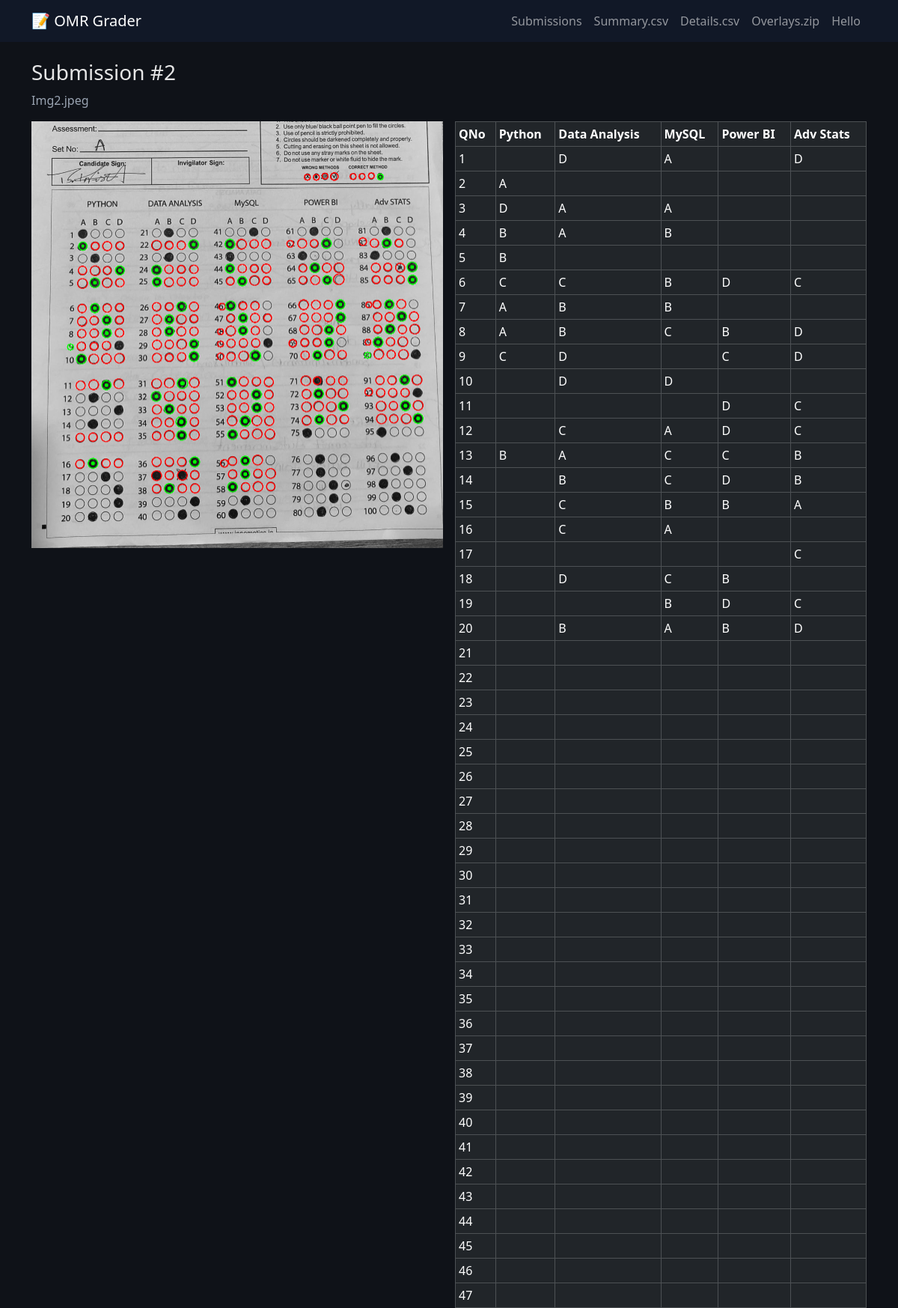
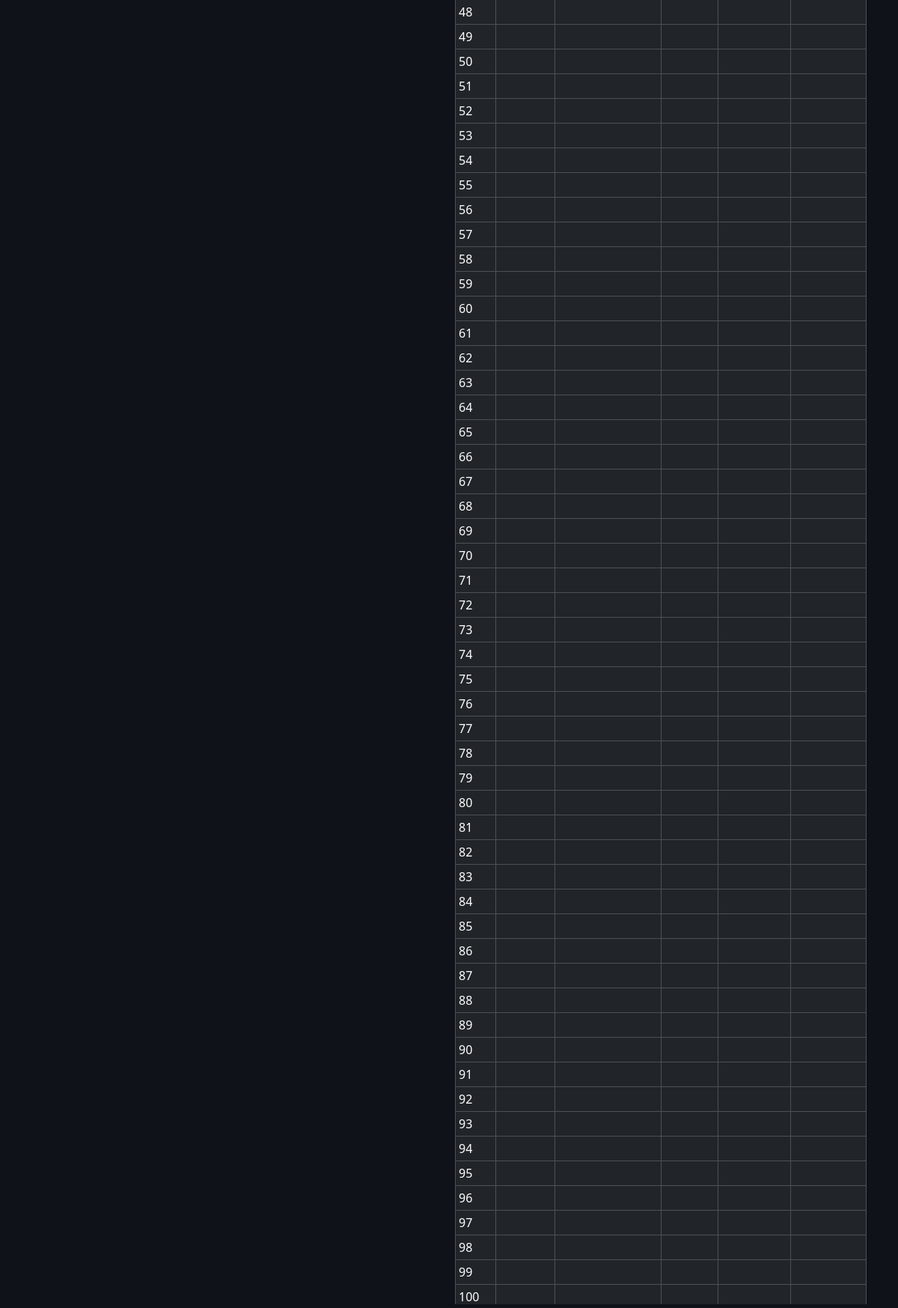
The app's page /submissions/2 (upper part) with its own data (2 pictures, top to bottom).
### backend/models.py (models this page shows)
class Submission(Base):
    __tablename__ = "submissions"
    id = Column(Integer, primary_key=True)
    image_name = Column(String)
    overlay_path = Column(String)
    total_correct = Column(Integer, default=0)
    python_score = Column(Integer, default=0)
    data_analysis_score = Column(Integer, default=0)
    mysql_score = Column(Integer, default=0)
    power_bi_score = Column(Integer, default=0)
    adv_stats_score = Column(Integer, default=0)
    created_at = Column(DateTime, default=datetime.utcnow)
    details = relationship("Detail", back_populates="submission")

### server.py (the view)
@app.get("/submissions/{sid}", response_class=HTMLResponse)
def submission_details(request: Request, sid: int):
    try:
        db = SessionLocal()
        sub = db.query(Submission).filter(Submission.id==sid).first()
        det = db.query(Detail).filter(Detail.submission_id==sid).all()
        if not sub:
            return HTMLResponse("<pre>Not found</pre>", status_code=404)
        df = pd.DataFrame([{"Subject":d.subject,"QNo":d.qno,"Pred":d.pred} for d in det])
        piv_rows, piv_cols = [], ["QNo"] + SUBJECTS
        if not df.empty:
            piv = (df.pivot(index="QNo", columns="Subject", values="Pred")
                     .reindex(index=range(1,101), columns=SUBJECTS).fillna(""))
            piv.reset_index(inplace=True)
            piv_cols = list(piv.columns)
            piv_rows = piv.to_dict("records")
        return templates.TemplateResponse("details.html",
            {"request": request, "sub": sub, "piv_rows": piv_rows,
             "piv_cols": piv_cols, "title": APP_TITLE})
    except Exception as e:
        return HTMLResponse(f"<pre>Details error:\n{e}</pre>", status_code=500)
    finally:
        db.close()

### templates/details.html
{% extends "base.html" %}
{% block content %}
<h3 class="mb-2">Submission #{{ sub.id }}</h3>
<p class="muted">{{ sub.image_name }}</p>
<div class="row g-3">
  <div class="col-md-6">
    <img class="w-100" src="{{ sub.overlay_path }}">
  </div>
  <div class="col-md-6">
    <div class="table-responsive" style="max-height:70vh; overflow:auto;">
      <table class="table table-dark table-sm table-bordered align-middle">
        <thead>
          <tr>
            {% for c in piv_cols %}
              <th>{{ c }}</th>
            {% endfor %}
          </tr>
        </thead>
        <tbody>
          {% for r in piv_rows %}
            <tr>
              {% for c in piv_cols %}
                <td>{{ r.get(c, "") }}</td>
              {% endfor %}
            </tr>
          {% endfor %}
        </tbody>
      </table>
    </div>
  </div>
</div>
{% endblock %}

### templates/base.html (shortened to what this page needs)
<!doctype html>
<html lang="en">
<head>
  <link href="https://cdn.jsdelivr.net/npm/bootstrap@5.3.3/dist/css/bootstrap.min.css" rel="stylesheet">
</head>
<body>
<nav class="navbar navbar-expand-lg navbar-dark mb-4">
  <div class="container">
    <a class="navbar-brand" href="/">📝 OMR Grader</a>
    <div class="navbar-nav">
      <a class="nav-link" href="/submissions">Submissions</a>
      <a class="nav-link" href="/download/summary.csv">Summary.csv</a>
      <a class="nav-link" href="/download/details.csv">Details.csv</a>
      <a class="nav-link" href="/download/overlays.zip">Overlays.zip</a>
      <a class="nav-link" href="/hello">Hello</a>
    </div>
  </div>
</nav>
<div class="container mb-5">
  {% block content %}{% endblock %}
</div>
</body>
</html>

### templates/base.html (style rules this page uses)
body { background:#0f1218; color:#e6e6e6; }
.navbar { background:#111827; }
a, a:hover { color:#7cc4ff; }
.muted { color:#9aa4b2; }

### records on screen
Submission: id "2", image_name "Img2.jpeg", overlay_path (picture)

### other values on screen
{{ c }} "QNo" "Python" "Data Analysis" "MySQL" "Power BI" "Adv Stats"
{{ r.get(c, "") }} "1" "D" "A" "D" "2" "A" "3" "D" "A" "A" "4" "B" "A" "B" "5" "B" "6" "C" "C" "B" "D" "C" "7" "A" "B" "B" "8" "A" "B" "C" "B" "D" "9" "C" "D" "C" "D" "10" "D" "D" "11" "D" "C" "12" "C" "A" "D" "C" "13" "B" "A" "C" "C" "B" "14" "B" "C" "D" "B" "15" "C" "B" "B" "A" "16" "C" "A" "17" "C" "18" "D" "C" "B" "19" "B" "D" "C" "20" "B" "A" "B" "D" "21" "22" "23" "24" "25" "26" "27" "28" "29" "30" "31" "32" "33" "34" "35" "36" "37" "38" "39" "40" "41" "42" "43" "44" "45" "46" "47" "48" "49" "50" "51" "52" "53" "54" "55" "56" "57" "58" "59" "60" "61" "62" "63" "64" "65" "66" "67" "68" "69" "70" "71" "72" "73" "74" "75" "76" "77" "78" "79" "80" "81" "82" "83" "84" "85" "86" "87" "88" "89" "90" "91" "92" "93" "94" "95" "96" "97" "98" "99" "100"
